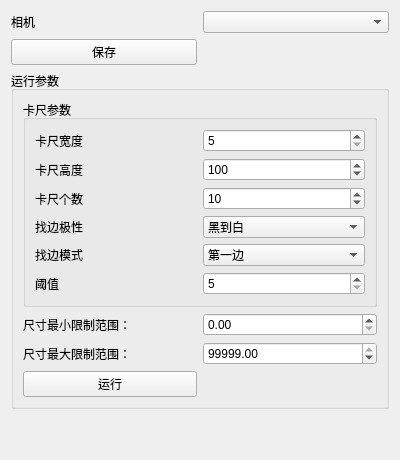
     <widget class="QWidget" name="widget_2" native="true">
      <property name="minimumSize">
       <size>
        <width>400</width>
        <height>0</height>
       </size>
      </property>
      <property name="maximumSize">
       <size>
        <width>400</width>
        <height>16777215</height>
       </size>
      </property>
      <layout class="QGridLayout" name="gridLayout_2">
       <item row="0" column="0">
        <widget class="QLabel" name="label">
         <property name="text">
          <string>相机</string>
         </property>
        </widget>
       </item>
       <item row="5" column="0" colspan="2">
        <widget class="QGroupBox" name="groupBox_run">
         <property name="title">
          <string>运行参数</string>
         </property>
         <layout class="QGridLayout" name="gridLayout_3">
          <item row="0" column="0" colspan="2">
           <widget class="QGroupBox" name="groupBox_caliper_location1">
            <property name="title">
             <string>卡尺参数</string>
            </property>
            <layout class="QGridLayout" name="gridLayout_14">
             <item row="1" column="0">
              <widget class="QLabel" name="label_73">
               <property name="text">
                <string>卡尺高度</string>
               </property>
              </widget>
             </item>
             <item row="3" column="1">
              <widget class="QComboBox" name="comboBox_location_caliper1_transition">
               <item>
                <property name="text">
                 <string>黑到白</string>
                </property>
               </item>
               <item>
                <property name="text">
                 <string>白到黑</string>
                </property>
               </item>
              </widget>
             </item>
             <item row="3" column="0">
              <widget class="QLabel" name="label_45">
               <property name="text">
                <string>找边极性</string>
               </property>
              </widget>
             </item>
             <item row="0" column="0">
              <widget class="QLabel" name="label_72">
               <property name="text">
                <string>卡尺宽度</string>
               </property>
              </widget>
             </item>
             <item row="5" column="0">
              <widget class="QLabel" name="label_36">
               <property name="text">
                <string>阈值</string>
               </property>
              </widget>
             </item>
             <item row="5" column="1">
              <widget class="QSpinBox" name="spinBox_location_caliper1_thre">
               <property name="minimum">
                <number>5</number>
               </property>
               <property name="maximum">
                <number>60</number>
               </property>
              </widget>
             </item>
             <item row="4" column="1">
              <widget class="QComboBox" name="comboBox_location_caliper1_select">
               <item>
                <property name="text">
                 <string>第一边</string>
                </property>
               </item>
               <item>
                <property name="text">
                 <string>最后一边</string>
                </property>
               </item>
              </widget>
             </item>
             <item row="4" column="0">
              <widget class="QLabel" name="label_44">
               <property name="text">
                <string>找边模式</string>
               </property>
              </widget>
             </item>
             <item row="2" column="0">
              <widget class="QLabel" name="label_74">
               <property name="text">
                <string>卡尺个数</string>
               </property>
              </widget>
             </item>
             <item row="0" column="1">
              <widget class="QSpinBox" name="spinBox_location_caliper_roi_w">
               <property name="minimum">
                <number>5</number>
               </property>
               <property name="maximum">
                <number>1000</number>
               </property>
              </widget>
             </item>
             <item row="1" column="1">
              <widget class="QSpinBox" name="spinBox_location_caliper_roi_h">
               <property name="minimum">
                <number>5</number>
               </property>
               <property name="maximum">
                <number>1000</number>
               </property>
               <property name="value">
                <number>100</number>
               </property>
              </widget>
             </item>
             <item row="2" column="1">
              <widget class="QSpinBox" name="spinBox_location_caliper_roi_count">
               <property name="minimum">
                <number>5</number>
               </property>
               <property name="maximum">
                <number>200</number>
               </property>
               <property name="value">
                <number>10</number>
               </property>
              </widget>
             </item>
            </layout>
           </widget>
          </item>
          <item row="3" column="0">
           <widget class="QPushButton" name="pushButton_run">
            <property name="minimumSize">
             <size>
              <width>150</width>
              <height>0</height>
             </size>
            </property>
            <property name="text">
             <string>运行</string>
            </property>
           </widget>
          </item>
          <item row="1" column="1">
           <widget class="QDoubleSpinBox" name="doubleSpinBox_distance_thre_min">
            <property name="minimum">
             <double>0.000000000000000</double>
            </property>
            <property name="maximum">
             <double>99999.000000000000000</double>
            </property>
            <property name="value">
             <double>0.000000000000000</double>
            </property>
           </widget>
          </item>
          <item row="1" column="0">
           <widget class="QLabel" name="label_75">
            <property name="text">
             <string>尺寸最小限制范围：</string>
            </property>
           </widget>
          </item>
          <item row="2" column="0">
           <widget class="QLabel" name="label_76">
            <property name="text">
             <string>尺寸最大限制范围：</string>
            </property>
           </widget>
          </item>
          <item row="2" column="1">
           <widget class="QDoubleSpinBox" name="doubleSpinBox_distance_thre_max">
            <property name="minimum">
             <double>0.000000000000000</double>
            </property>
            <property name="maximum">
             <double>99999.000000000000000</double>
            </property>
            <property name="value">
             <double>99999.000000000000000</double>
            </property>
           </widget>
          </item>
         </layout>
        </widget>
       </item>
       <item row="3" column="0">
        <widget class="QPushButton" name="pushButton_save">
         <property name="text">
          <string>保存</string>
         </property>
        </widget>
       </item>
       <item row="7" column="0">
        <spacer name="verticalSpacer">
         <property name="orientation">
          <enum>Qt::Vertical</enum>
         </property>
         <property name="sizeHint" stdset="0">
          <size>
           <width>20</width>
           <height>40</height>
          </size>
         </property>
        </spacer>
       </item>
       <item row="0" column="1">
        <widget class="QComboBox" name="comboBox_cam"/>
       </item>
      </layout>
     </widget>
